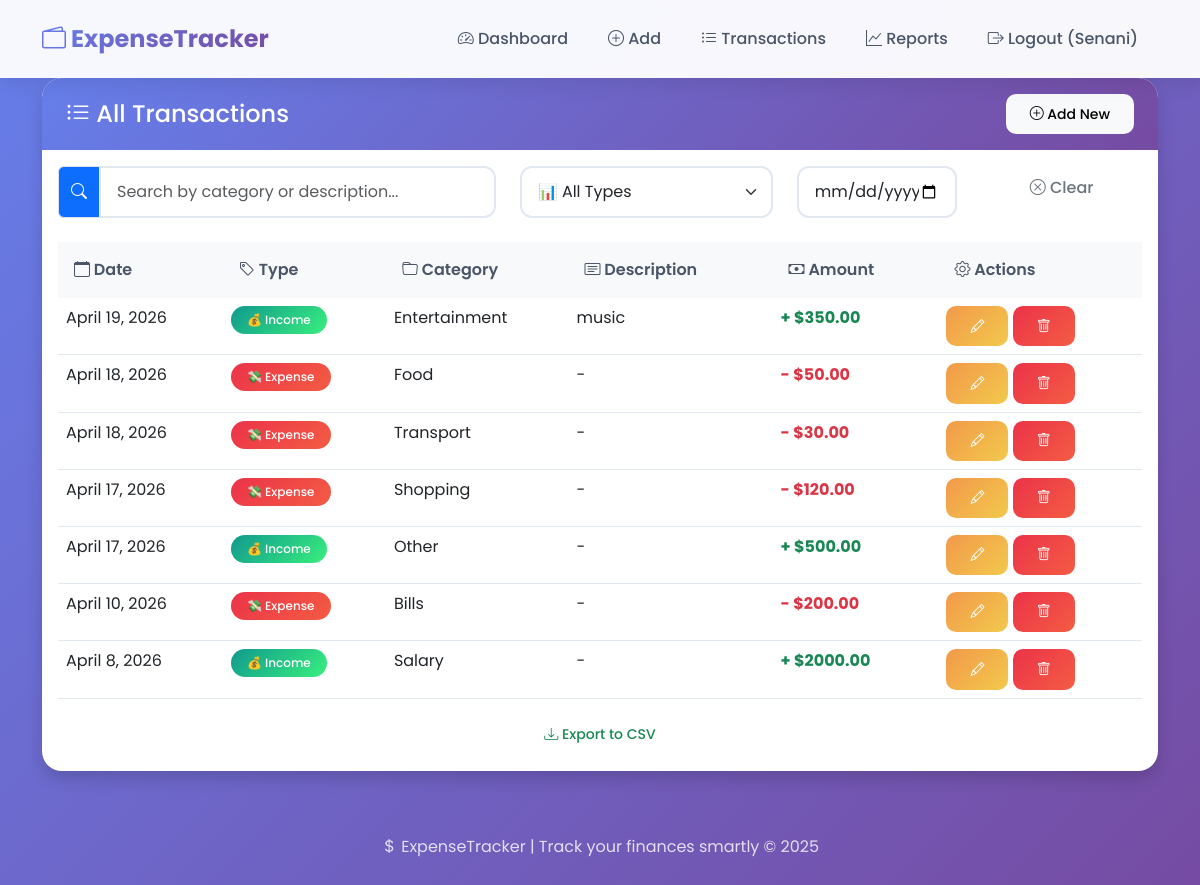
The page /transactions/list/ (signed in) on the database its author committed.
### transactions/models.py (models this page shows, shortened)
class Transaction(models.Model):
    TYPE_CHOICES = [
        ('income', 'Income'),
        ('expense', 'Expense'),
    ]
    user = models.ForeignKey(User, on_delete=models.CASCADE)
    type = models.CharField(max_length=10, choices=TYPE_CHOICES)
    amount = models.DecimalField(max_digits=10, decimal_places=2)
    category = models.ForeignKey(Category, on_delete=models.SET_NULL, null=True)
    description = models.TextField(blank=True)
    date = models.DateField()

class Category(models.Model):
    name = models.CharField(max_length=100)
    def __str__(self):
        return self.name

### transactions/views.py (the view)
# urls.py: path('list/', views.transaction_list, name='transaction_list'),
@login_required
def transaction_list(request):
    transactions = Transaction.objects.filter(user=request.user).order_by('-date')
    return render(request, 'transactions/list.html', {'transactions': transactions})

### transactions/templates/transactions/list.html (shortened to what this page needs)
{% extends 'base.html' %}
{% block content %}
<div class="card shadow">
    <div class="card-header bg-primary text-white d-flex justify-content-between align-items-center">
        <h4 class="mb-0"><i class="bi bi-list-ul"></i> All Transactions</h4>
        <a href="{% url 'add_transaction' %}" class="btn btn-light btn-sm">
            <i class="bi bi-plus-circle"></i> Add New
        </a>
    </div>
    <div class="card-body">
        <div class="row mb-4">
            <div class="col-md-5">
                <div class="input-group">
                    <span class="input-group-text bg-primary text-white">
                        <i class="bi bi-search"></i>
                    </span>
                    <input type="text" id="searchInput" class="form-control" placeholder="Search by category or description...">
                </div>
            </div>
            <div class="col-md-3">
                <select id="typeFilter" class="form-select">
                    <option value="all">📊 All Types</option>
                </select>
            </div>
            <div class="col-md-2">
                <input type="date" id="dateFilter" class="form-control" placeholder="Filter by date">
            </div>
            <div class="col-md-2">
                <button id="clearFilters" class="btn btn-outline-secondary w-100">
                    <i class="bi bi-x-circle"></i> Clear
                </button>
            </div>
        </div>
        <div class="table-responsive">
            <table class="table table-hover" id="transactionsTable">
                <thead class="table-dark">
                    <tr>
                        <th><i class="bi bi-calendar"></i> Date</th>
                        <th><i class="bi bi-tag"></i> Type</th>
                        <th><i class="bi bi-folder"></i> Category</th>
                        <th><i class="bi bi-card-text"></i> Description</th>
                        <th><i class="bi bi-cash"></i> Amount</th>
                        <th><i class="bi bi-gear"></i> Actions</th>
                    </tr>
                </thead>
                <tbody>
                    {% for t in transactions %}
                    <tr data-type="{{ t.type }}" data-category="{{ t.category|lower }}" data-description="{{ t.description|lower }}" data-date="{{ t.date|date:'Y-m-d' }}">
                        <td>{{ t.date }}</td>
                        <td>
                            {% if t.type == 'income' %}
                                <span class="badge bg-success">💰 Income</span>
                            {% else %}
                                <span class="badge bg-danger">💸 Expense</span>
                            {% endif %}
                        </td>
                        <td>{{ t.category }}</td>
                        <td>{{ t.description|default:"-" }}</td>
                        <td class="{% if t.type == 'income' %}text-success{% else %}text-danger{% endif %} fw-bold">
                            {% if t.type == 'income' %}+{% else %}-{% endif %} ${{ t.amount }}
                        </td>
                        <td>
                            <a href="{% url 'edit_transaction' t.pk %}" class="btn btn-warning btn-sm" title="Edit">
                                <i class="bi bi-pencil"></i>
                            </a>
                            <a href="{% url 'delete_transaction' t.pk %}" class="btn btn-danger btn-sm" title="Delete">
                                <i class="bi bi-trash"></i>
                            </a>
                        </td>
                    </tr>
                    {% endfor %}
                </tbody>
            </table>
        </div>
        <div class="text-center mt-3">
            <button id="exportBtn" class="btn btn-outline-success btn-sm">
                <i class="bi bi-download"></i> Export to CSV
            </button>
        </div>
    </div>
</div>
{% endblock %}

### templates/base.html (shortened to what this page needs)
<!DOCTYPE html>
<html lang="en">
<head>
    <link href="https://cdn.jsdelivr.net/npm/bootstrap@5.3.0-alpha1/dist/css/bootstrap.min.css" rel="stylesheet">
    <link rel="stylesheet" href="https://cdn.jsdelivr.net/npm/bootstrap-icons@1.11.1/font/bootstrap-icons.css">
    {% load static %}
    <link rel="stylesheet" href="{% static 'css/modern.css' %}">
</head>
<body>
    <nav class="navbar navbar-expand-lg sticky-top">
        <div class="container">
            <a class="navbar-brand" href="{% url 'dashboard' %}">
                <i class="bi bi-wallet2"></i> ExpenseTracker
            </a>
            <div class="collapse navbar-collapse" id="navbarNav">
                <ul class="navbar-nav ms-auto">
                    {% if user.is_authenticated %}
                        <li class="nav-item">
                            <a class="nav-link" href="{% url 'dashboard' %}">
                                <i class="bi bi-speedometer2"></i> Dashboard
                            </a>
                        </li>
                        <li class="nav-item">
                            <a class="nav-link" href="{% url 'add_transaction' %}">
                                <i class="bi bi-plus-circle"></i> Add
                            </a>
                        </li>
                        <li class="nav-item">
                            <a class="nav-link" href="{% url 'transaction_list' %}">
                                <i class="bi bi-list-ul"></i> Transactions
                            </a>
                        </li>
                        <li class="nav-item">
                            <a class="nav-link" href="{% url 'reports' %}">
                                <i class="bi bi-graph-up"></i> Reports
                            </a>
                        </li>
                        <li class="nav-item">
                            <a class="nav-link" href="/accounts/logout/">
                                <i class="bi bi-box-arrow-right"></i> Logout ({{ user.username }})
                            </a>
                        </li>
                    {% endif %}
                </ul>
            </div>
        </div>
    </nav>
    <div class="container">
        {% block content %}
        {% endblock %}
    </div>
    <footer>
        <p><i class="bi bi-currency-dollar"></i> ExpenseTracker | Track your finances smartly © 2025</p>
    </footer>
</body>
</html>

### Static/css/modern.css (style rules this page uses)
* { margin: 0; padding: 0; box-sizing: border-box; }
body { font-family: 'Poppins', sans-serif; background: linear-gradient(135deg, #667eea 0%, #764ba2 100%); min-height: 100vh; background-attachment: fixed; }
.navbar { background: rgba(255, 255, 255, 0.95) !important; backdrop-filter: blur(10px); box-shadow: 0 4px 20px rgba(0, 0, 0, 0.1); padding: 1rem 0; }
.navbar-brand { font-size: 1.5rem; font-weight: 700; background: linear-gradient(135deg, #667eea, #764ba2); -webkit-background-clip: text; background-clip: text; color: transparent !important; }
.nav-link { font-weight: 500; color: #4a5568 !important; transition: all 0.3s ease; margin: 0 0.25rem; border-radius: 8px; padding: 0.5rem 1rem !important; }
.card { border: none; border-radius: 20px; box-shadow: 0 10px 40px rgba(0, 0, 0, 0.1); transition: all 0.3s ease; background: white; overflow: hidden; }
.card-header { background: linear-gradient(135deg, #667eea, #764ba2); color: white; border: none; padding: 1rem 1.5rem; font-weight: 600; }
.table { margin-bottom: 0; }
.table thead th { background: #f8f9fa; color: #4a5568; font-weight: 600; border: none; padding: 1rem; }
.table tbody tr { transition: all 0.3s ease; border-bottom: 1px solid #e2e8f0; }
.btn { border-radius: 10px; padding: 0.6rem 1.5rem; font-weight: 500; transition: all 0.3s ease; border: none; }
.btn-danger { background: linear-gradient(135deg, #eb3349, #f45c43); }
.btn-warning { background: linear-gradient(135deg, #f2994a, #f2c94c); color: white; }
.form-control, .form-select { border-radius: 12px; border: 2px solid #e2e8f0; padding: 0.75rem 1rem; transition: all 0.3s ease; }
.badge { padding: 0.5rem 1rem; border-radius: 20px; font-weight: 500; }
.bg-success { background: linear-gradient(135deg, #11998e, #38ef7d) !important; }
.bg-danger { background: linear-gradient(135deg, #eb3349, #f45c43) !important; }
.container { background: transparent; }
.card, .stat-card { animation: fadeInUp 0.6s ease-out; }
footer { background: transparent; color: white; text-align: center; padding: 2rem; margin-top: 2rem; }
footer p { opacity: 0.8; }

### rows shown on the page
Transaction: date "April 19, 2026", type "💰 Income", category "Entertainment", description "music", amount "350.00"
Transaction: date "April 18, 2026", type "💸 Expense", category "Food", description "-", amount "50.00"
Transaction: date "April 18, 2026", type "💸 Expense", category "Transport", description "-", amount "30.00"
Transaction: date "April 17, 2026", type "💸 Expense", category "Shopping", description "-", amount "120.00"
Transaction: date "April 17, 2026", type "💰 Income", category "Other", description "-", amount "500.00"
Transaction: date "April 10, 2026", type "💸 Expense", category "Bills", description "-", amount "200.00"
Transaction: date "April 8, 2026", type "💰 Income", category "Salary", description "-", amount "2000.00"

### other values the page prints
{{ user.username }} "Senani"
